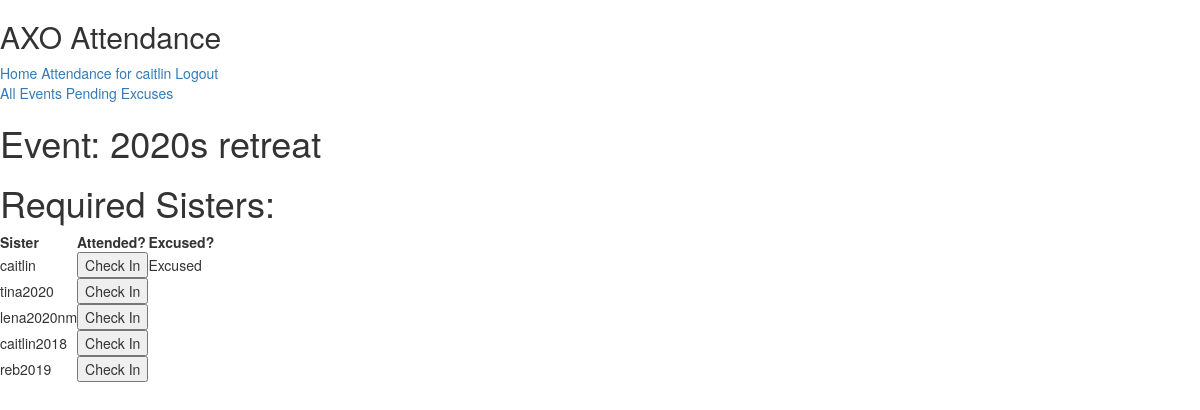
The app's page /attendance/events/14/ (signed in) with its own data.
### attendance/models.py (models this page shows, shortened)
@python_2_unicode_compatible
class Event(models.Model):
  VALUE_OF_EXCUSED_ABSENCE = .75
  name = models.CharField(max_length=200)
  date = models.DateTimeField()
  is_mandatory = models.BooleanField(default=False)
  is_activated = models.BooleanField(default=False)
  sisters_required = models.ManyToManyField(Sister, blank=True, related_name='sisters_required')
  sisters_attended = models.ManyToManyField(Sister, blank=True, related_name='sisters_attended')
  sisters_excused = models.ManyToManyField(Sister, blank=True, related_name='sisters_excused')
  points = models.IntegerField()

@python_2_unicode_compatible
class Sister(models.Model):
  ACTIVE = 0
  ALUM = 1
  NEW_MEMBER = 2
  PRC = 3
  ABROAD = 4
  STATUS = (
    (ACTIVE, 'Active'),
    (ALUM, 'Alum'),
    (NEW_MEMBER, 'New Member'),
    (PRC, 'PRC'),
    (ABROAD, 'Abroad')
  )
  user = models.OneToOneField(User, on_delete=models.CASCADE)
  status = models.IntegerField(choices=STATUS)
  class_year = models.IntegerField()

### attendance/views.py (the view)
# urls.py: url(r'^events/(?P<event_id>[0-9]+)/$', views.event_details, name='event_details'),
@user_passes_test(lambda u: u.is_superuser)
def event_details(request, event_id):
  event = get_object_or_404(Event, pk=event_id)
  if (event.is_activated):
    return render(request, 'attendance/event_details.html', {'event': event})
  else:
    return HttpResponse("This event has not been activated yet.")

### attendance/templates/attendance/event_details.html (shortened to what this page needs)
{% extends "attendance/base.html" %}
{% block content %}
<h1> Event: {{ event.name }} </h1>
<h1> Required Sisters: </h1>
<table>
  <tr>
    <th> Sister </th>
    <th> Attended? </th>
    <th> Excused? </th>
  </tr>
{% for sister in event.sisters_required.all %}
  <tr>
    <td> {{ sister.user.username }} </td>
    {% if sister in event.sisters_attended.all %}
      <td> Already checked in! </td>
    {% else %}
      <td>
        <form action="{% url 'attendance:checkin_sister' event.id sister.id %}" method="post">
          <input type="submit" value="Check In" />
        </form>
      </td>
    {% endif %}
    {% if sister in event.sisters_excused.all %}
      <td> Excused </td>
    {% endif %}
  </tr>
  {% endfor %}
</table>
{% endblock content %}

### attendance/templates/attendance/base.html (shortened to what this page needs)
<!doctype html>
<head>
  <link rel="stylesheet" href="http://maxcdn.bootstrapcdn.com/bootstrap/3.3.6/css/bootstrap.min.css">
</head>
<body>
  <div id="container">
    <h2> AXO Attendance </h2>
    <div id="navigation">
      <a href="{% url 'attendance:index' %}"> Home </a>
      {% if user.is_authenticated %}
        <a href="{% url 'attendance:personal_record' %}"> Attendance for {{ user.username }} </a>
        <a href="{% url 'attendance:logout' %}"> Logout </a>
      {% else %}
        <a href="{% url 'attendance:login' %}"> Login </a>
      {% endif %}
      {% if user.is_superuser %}
      <div id="navigation-superuser">
        <a href="{% url 'attendance:events' %}">  All Events </a>
        <a href="{% url 'attendance:excuse_pending' %}"> Pending Excuses </a>
      </div>
      {% endif %}
    </div>
    {% block content %}
    {% endblock %}
  </div>
</body>

### records on screen
Event: name "2020s retreat"
Sister: user.username "caitlin", shows "Excused"
Sister: user.username "tina2020"
Sister: user.username "lena2020nm"
Sister: user.username "caitlin2018"
Sister: user.username "reb2019"

### other values on screen
{{ user.username }} "caitlin"
